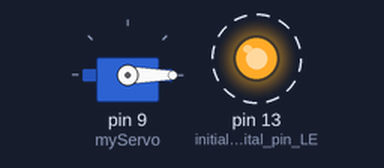
Bench run of a sketch on a simulated Arduino Uno, built with avr-gcc and run on an emulated ATmega328P. Parts: servo, output pins drawn as LEDs (lit = HIGH). Dashed ring = blinking. What the sketch prints to the serial monitor is not drawn.

Above: at 0.05 s.
Timing chart, 0 to 4.6 s (numbered marks = the images above):
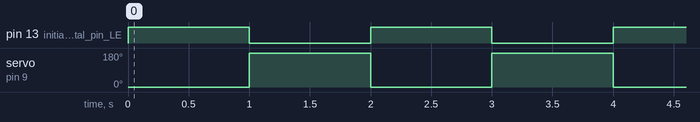

The sketch:

MovingSkeleton.ino
```cpp
/*
  Arduino Starter Kit example
 Project 5  - Servo Mood Indicator

 This sketch is written to accompany Project 5 in the
 Arduino Starter Kit

 Parts required:
 servo motor
 10 kilohm potentiometer
 2 100 uF electrolytic capacitors

 Created 13 September 2012
 by Scott Fitzgerald

 http://www.arduino.cc/starterKit

 This example code is part of the public domain
 */

// include the servo library
#include <Servo.h>


Servo myServo;  // create a servo object

int  angle;

void setup() {
  myServo.attach(9); // attaches the servo on pin 9 to the servo object
  Serial.begin(9600); // open a serial connection to your computer

  pinMode(LED_BUILTIN, OUTPUT);// initialize digital pin LED_BUILTIN as an output.
}

void loop() {
  // scale the numbers from the pot
   angle = 0;

  // print out the angle for the servo motor
  Serial.print(", angle: ");
  Serial.println(angle);

  // set the servo position
  myServo.write(angle);
  digitalWrite(LED_BUILTIN, HIGH);   // turn the LED on (HIGH is the voltage level)

  // wait for the servo to get there
  delay(1000);

  angle = 179;

  // print out the angle for the servo motor
  Serial.print(", angle: ");
  Serial.println(angle);

  // set the servo position
  myServo.write(angle);
  digitalWrite(LED_BUILTIN, LOW);    // turn the LED off by making the voltage LOW

  // wait for the servo to get there
  delay(1000);

}
```

Measured:
- by itself, pin 13 (initialize_digital_pin_LE): alternates HIGH for 1.0 s and LOW for 1.0 s
- by itself, servo on pin 9 (myServo): alternates 179° for 1.0 s and 0° for 1.0 s
